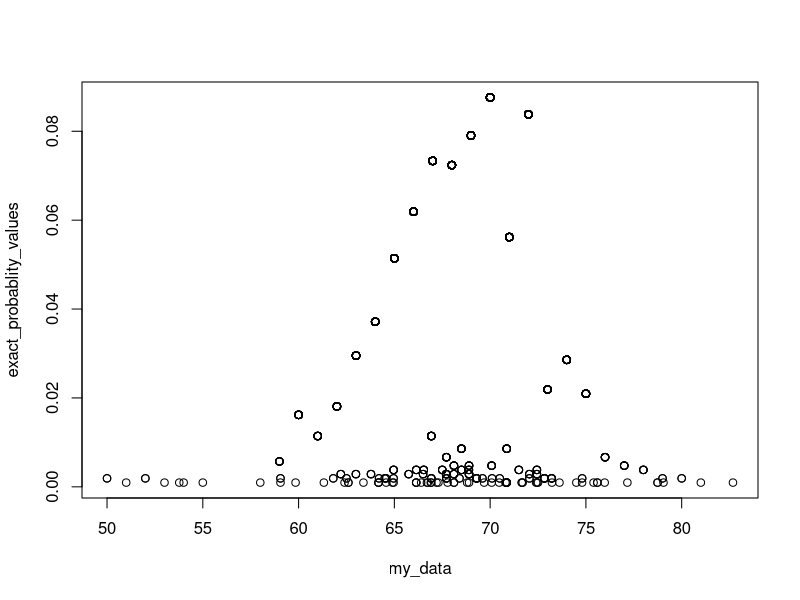
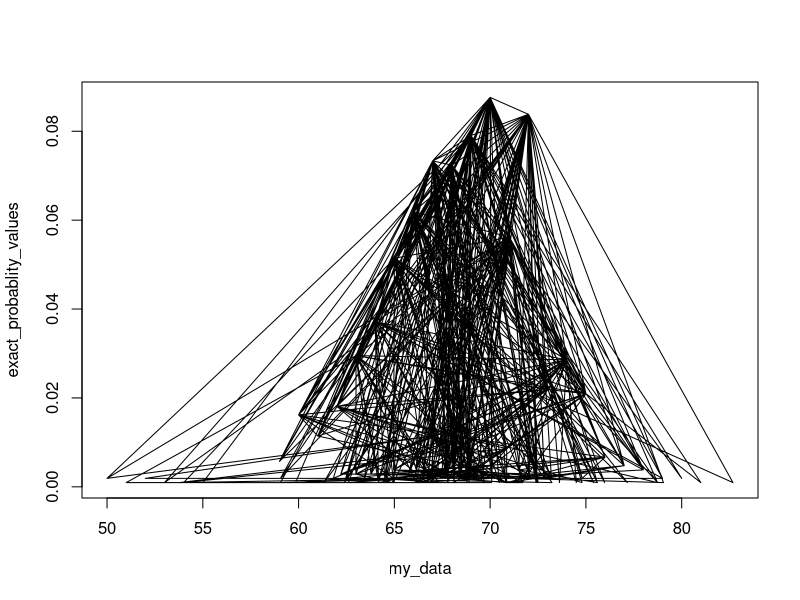
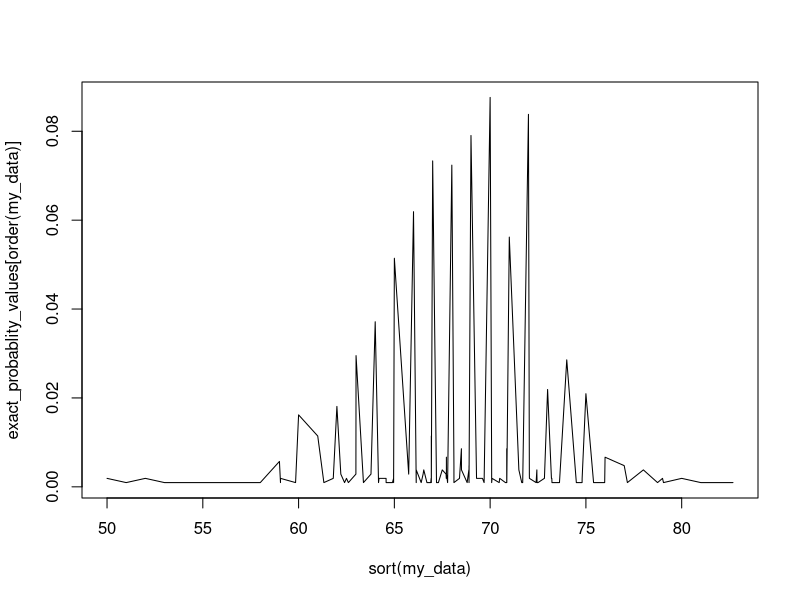
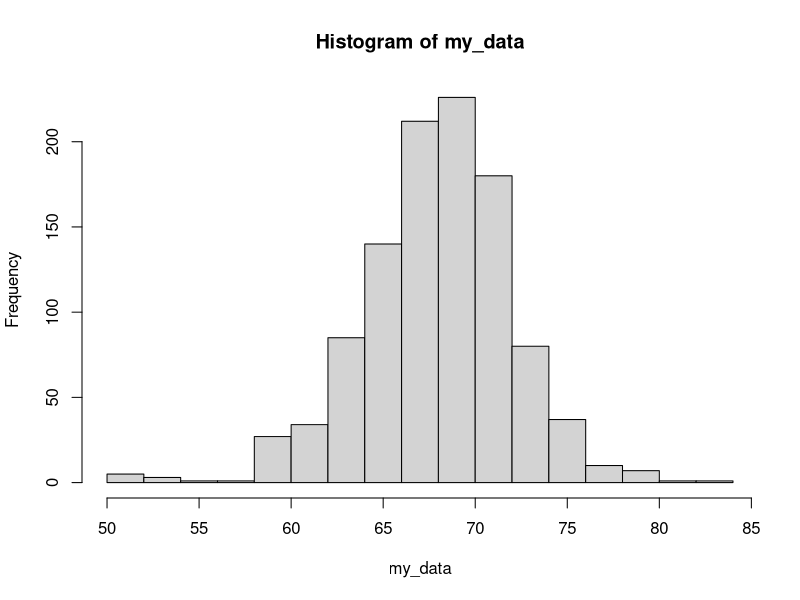
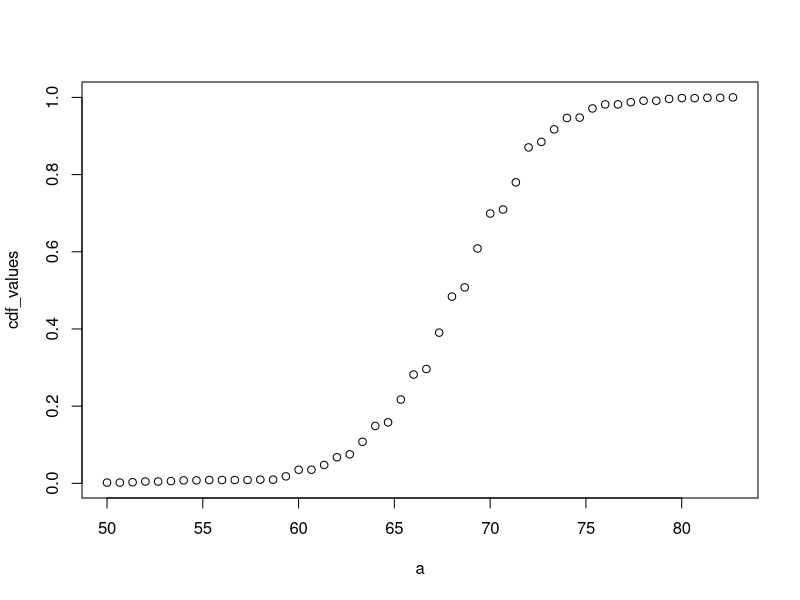
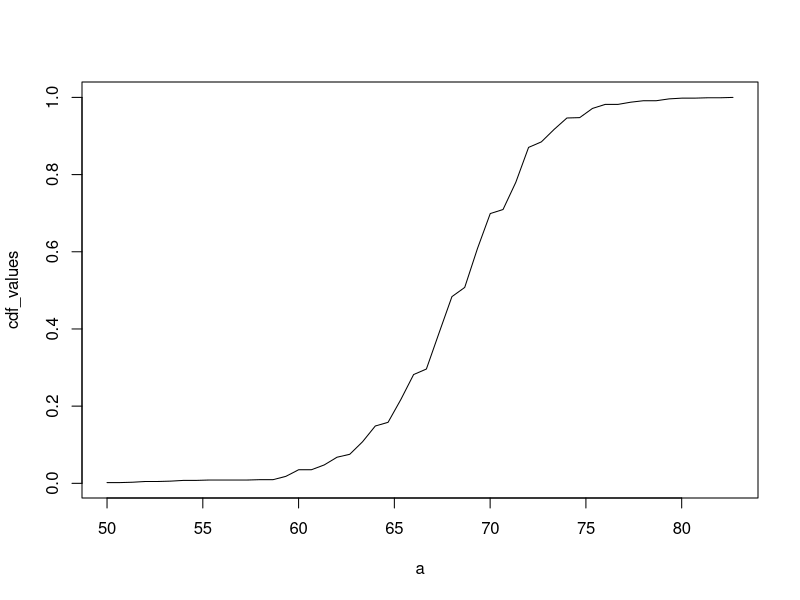
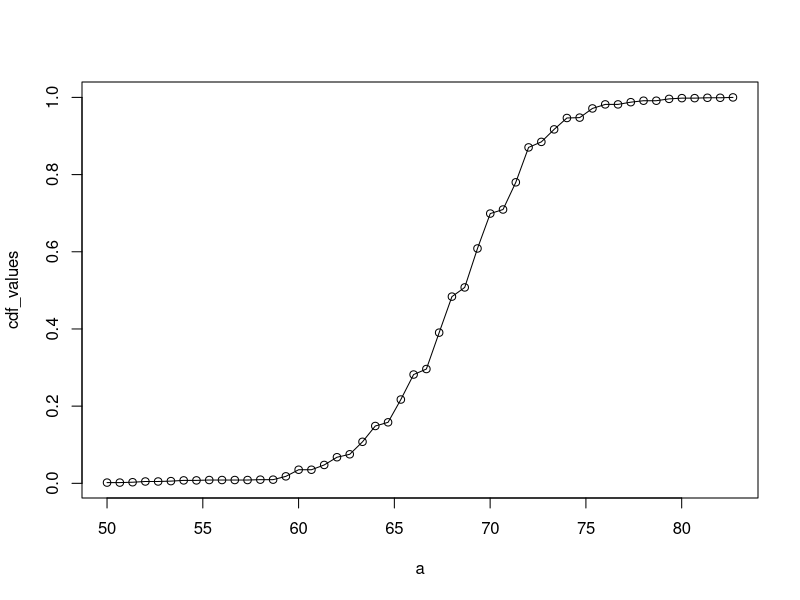

Write the R code that produced these figures, in order.
#Exact Proportion/Probability vs Cumulative Distribution Function
library(dslabs)
data(heights)
my_data = heights$height
#No. of readings of height
length(my_data)
# computes prob. for a single value
exact_probablity_function <- function(x) {  
  print('Probability of occurence of height')
  print(x)
  print('in my_data is')
  print(sum(my_data==x)/length(my_data))
  #No. of people with height x divided by total no. of people 
  #sum(my_data==x)/length(my_data)
  mean(my_data==x)
}
#instead of calling in for loop and assigning the result back into the vector that will store the results
#we use sapply to apply a function over a list/vector
exact_probablity_values <- sapply(my_data, exact_probablity_function)
#By deafult plot shows points
plot(my_data, exact_probablity_values)
# To see various options regarding plot: search 'plot' in help
# but to show line
plot(my_data, exact_probablity_values, type = 'l')
#Note the line plot is not comprehensive because data points are not orderd
#To get it neat and tidy, plot graph with heights in sorted order, along with their resp probabilities 
plot(sort(my_data), exact_probablity_values[order(my_data)], type = 'l')

#Histogram
data(heights)
my_data = heights$height
hist(my_data)

#############
#Cumulative Distribution Function
data(heights)
my_data = heights$height
length(my_data)
# define range of values that will serve as our x axis
#Note it will create 50 values min to max where each consective value is equal distance apart
a <- seq(min(my_data), max(my_data), length = 50)   

# computes prob. for a single value
cdf_function <- function(x) {  
  print('Mean of values in my_Data where value less than equal')
  print(x)
  print('is')
  print(mean(my_data <= x))
  mean(my_data<=x)
}
#instead of calling in for loop and assigning the result back into the vector that will store the results
#we use sapply to apply a function over a list/vector
cdf_values <- sapply(a, cdf_function)
#By deafult plot shows points
plot(a, cdf_values)
# Trying various options on plot 
# to show line
plot(a, cdf_values, type = 'l')
# to show points as well as line
plot(a, cdf_values, type = 'o')
